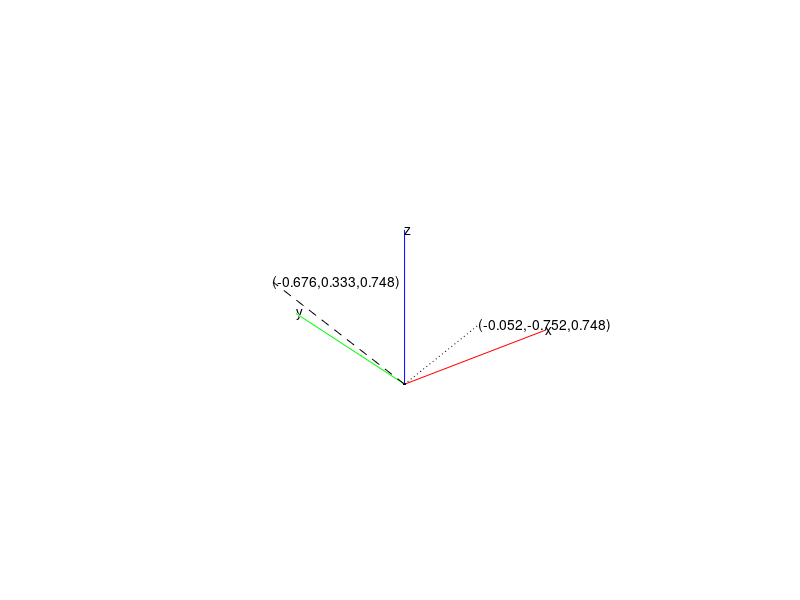

This figure's MATLAB source:
% rand(3,1) generates a random 3 by one column vector. We use this u to plot
u=rand(3,1)*2-1;

% plot the origin
plot3(0,0,0,'.k')
hold on
% axis setting
axis vis3d
axis off

%%%%% your code starts here %%%%%
% generate a random rotation matrix R
a = -pi;
b = pi;
theta = (b-a).*rand(1,1) + a;
R = [cos(theta) -sin(theta) 0; sin(theta) cos(theta) 0; 0 0 1];

% plot the x axis 
plot3([0,1],[0,0],[0,0],'r');
text(1,0,0,'x')

% plot the y axis 
plot3([0,0],[0,1],[0,0],'g');
text(0,1,0,'y')

% plot the z axis 
plot3([0,0],[0,0],[0,1],'b');
text(0,0,1,'z')

% plot the original vector u
plot3([0,u(1)],[0,u(2)],[0,u(3)], '-- k' );
text(u(1),u(2),u(3),['(',num2str(u(1),'%.3f'),',',num2str(u(2),'%.3f'),',',num2str(u(3),'%.3f'),')']);

% apply rotation and calcuate v plot the vector after rotation v
v = R * u;

% plot the new vector v
plot3([0,v(1)],[0,v(2)],[0,v(3)],': k');
text(v(1),v(2),v(3),['(',num2str(v(1),'%.3f'),',',num2str(v(2),'%.3f'),',',num2str(v(3),'%.3f'),')']);

%%%%% your code ends here %%%%%